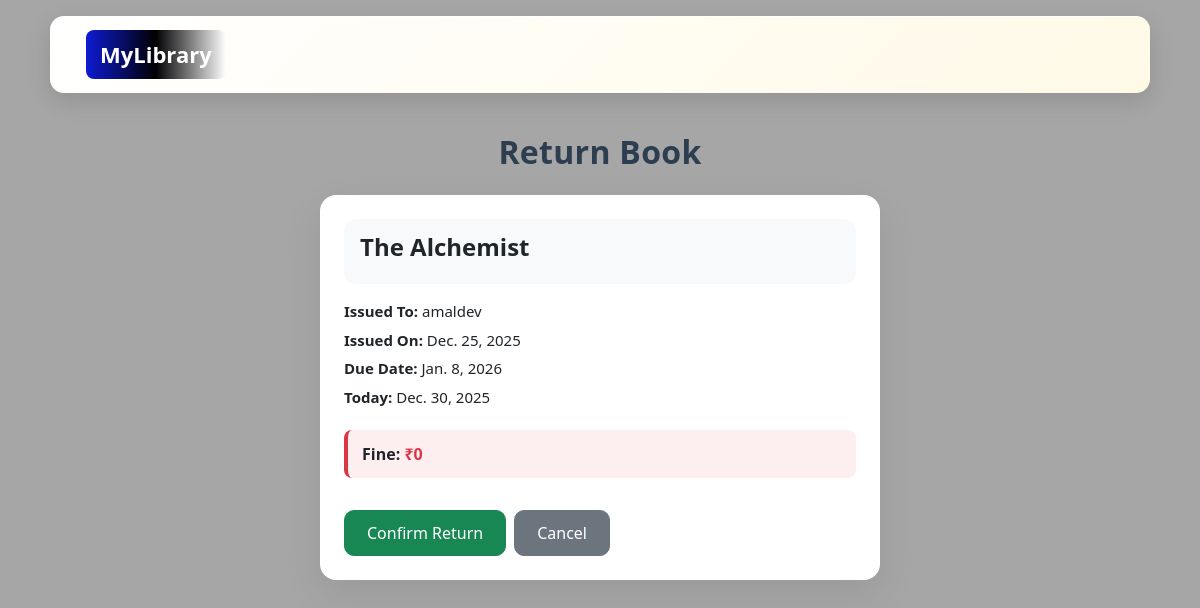
The page /return/24/ on the database its author committed.
### library_app/models.py (models this page shows, shortened)
class Issue(models.Model):
    profile = models.ForeignKey(Profile, on_delete=models.CASCADE)
    book = models.ForeignKey(Book, on_delete=models.CASCADE)
    issue_date = models.DateField(auto_now_add=True)
    due_date = models.DateField(blank=True, null=True)
    return_date = models.DateField(blank=True, null=True)
    returned = models.BooleanField(default=False)
    fine_amount = models.DecimalField(max_digits=8, decimal_places=2, default=0.00)

class Book(models.Model):
    title = models.CharField(max_length=200)
    author = models.CharField(max_length=150)
    quantity = models.IntegerField(default=1)     # total copies
    available = models.IntegerField(default=1)    # available copies

class Profile(models.Model):
    full_name = models.CharField(max_length=150)
    card_number = models.CharField(max_length=10, unique=True, default=generate_card_number)

### library_app/views.py (the view, shortened to what this page needs)
# urls.py: path("return/<int:id>/", views.return_book, name="return_book"),
def return_book(request, id):
    issue = get_object_or_404(Issue, id=id)
    today = date.today()
    if not issue.due_date:
        issue.due_date = issue.issue_date + timedelta(days=14)
        issue.save()
    due = issue.due_date
    fine = 0
    if today > due:
        fine = (today - due).days * 5
    return render(request, "library_app/return.html", {
        "issue": issue,
        "fine": fine,
        "today": today,
        "due": due,
    })

### library_app/templates/library_app/return.html (shortened to what this page needs)
{% extends 'library_app/base.html' %}
{% block content %}
<div class="return-wrapper">
  <h2 class="mb-4 return-title">Return Book</h2>
  <div class="card p-4 return-card">
      <div class="book-info">
          <h4>{{ issue.book.title }}</h4>
      </div>
      <div class="meta-info">
          <p><strong>Issued To:</strong> {{ issue.profile.full_name }}</p>
          <p><strong>Issued On:</strong> {{ issue.issue_date }}</p>
          <p><strong>Due Date:</strong> {{ due }}</p>
          <p><strong>Today:</strong> {{ today }}</p>
      </div>
      <div class="fine-box">
          <strong>Fine:</strong>
          <span class="fine-amount">₹{{ fine }}</span>
      </div>
      <form method="post">
          <div class="d-flex gap-2 mt-3">
              <button type="submit" class="btn btn-success">
                  Confirm Return
              </button>
              <a href="{% url 'book_list' %}" class="btn btn-secondary">
                  Cancel
              </a>
          </div>
      </form>
  </div>
</div>
{% endblock %}

### library_app/templates/library_app/base.html (style rules this page uses)
body { min-height: 100vh; background-image: linear-gradient( rgba(0, 0, 0, 0.35), rgba(0, 0, 0, 0.35) ), url("https://images.unsplash.com/photo-1524995997946-a1c2e315a42f"); background-size: cover; background-position: center; background-attachment: fixed; }

### library_app/templates/library_app/return.html (style rules this page uses)
.return-wrapper { max-width: 560px; margin: 40px auto; }
.return-card { border-radius: 16px; border: none; background: #ffffff; box-shadow: 0 14px 40px rgba(0,0,0,0.08); }
.return-title { font-weight: 600; text-align: center; color: #2c3e50; letter-spacing: 0.3px; }
.book-info { background: #f8f9fb; border-radius: 12px; padding: 14px 16px; margin-bottom: 16px; }
.book-info h4 { font-weight: 600; margin-bottom: 8px; }
.meta-info p { margin-bottom: 6px; font-size: 15px; }
.fine-box { background: rgba(220, 53, 69, 0.08); border-left: 4px solid #dc3545; border-radius: 8px; padding: 12px 14px; margin: 16px 0; }
.fine-amount { font-weight: 600; color: #dc3545; }
.btn-success, .btn-secondary { padding: 10px 22px; border-radius: 10px; font-weight: 500; }

### rows shown on the page
Issue: book "The Alchemist", profile.full_name "amaldev", issue_date "Dec. 25, 2025", due_date "Jan. 8, 2026"

### other values the page prints
{{ fine }} "0"
